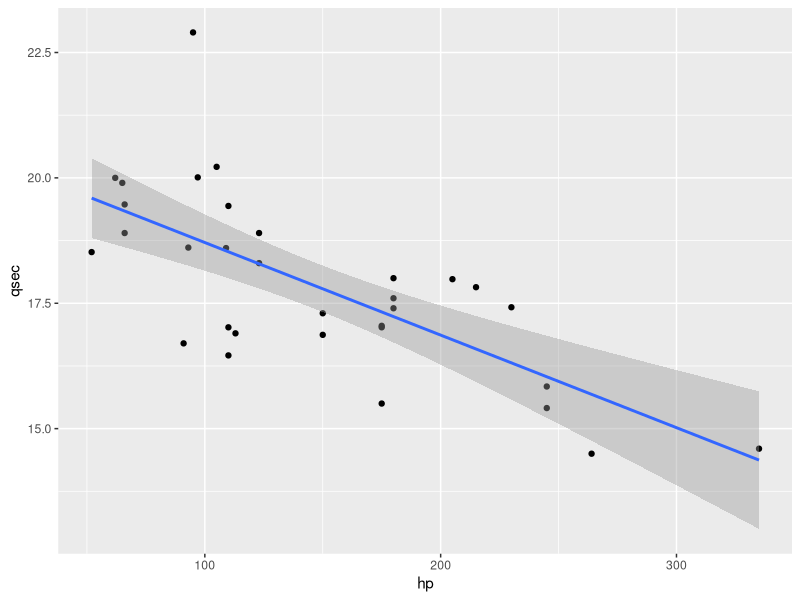
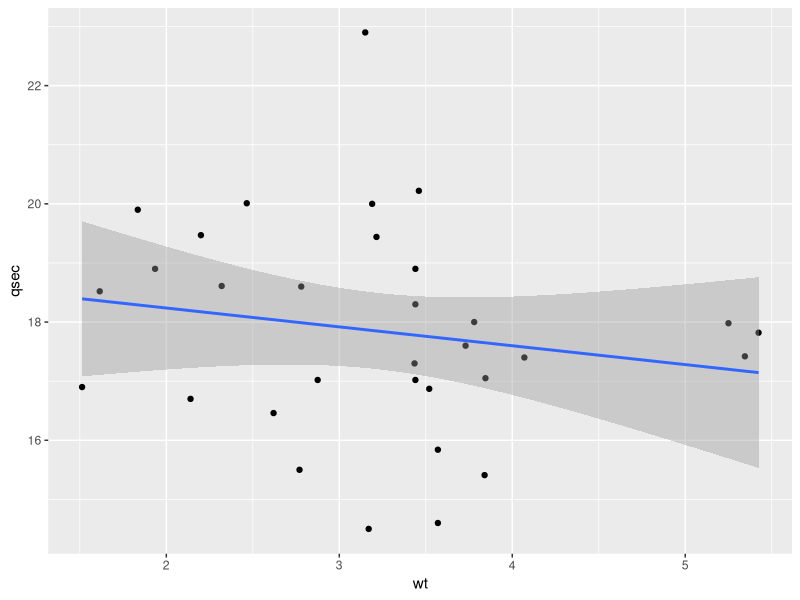

The R script that drew these images, in order:
library(ggplot2)

ggplot(data=mtcars, aes(x = hp, y = qsec)) + geom_point() + 
geom_smooth(method='lm', se = TRUE)

regression <- lm(qsec~hp, mtcars)
summary(regression)

#Negative Correlation
#Equation formula: y = mx + b
#Equation: y = -0.02x + 20.56
#.49 Variance (49%)

ggplot(data=mtcars, aes(x = wt, y = qsec)) + geom_point() + 
geom_smooth(method='lm', se = TRUE)

regression2 <- lm(qsec~wt, mtcars)
summary(regression2)

#Uncorrelated
#Equation fOrmula: y = mx + b
#Equation: y = -0.32x + 18.88
#-.00 Variance (0%)

#It would seem that if the car was heavy that it's speed would be affected.
#However, in this case the weight didn't vary.



